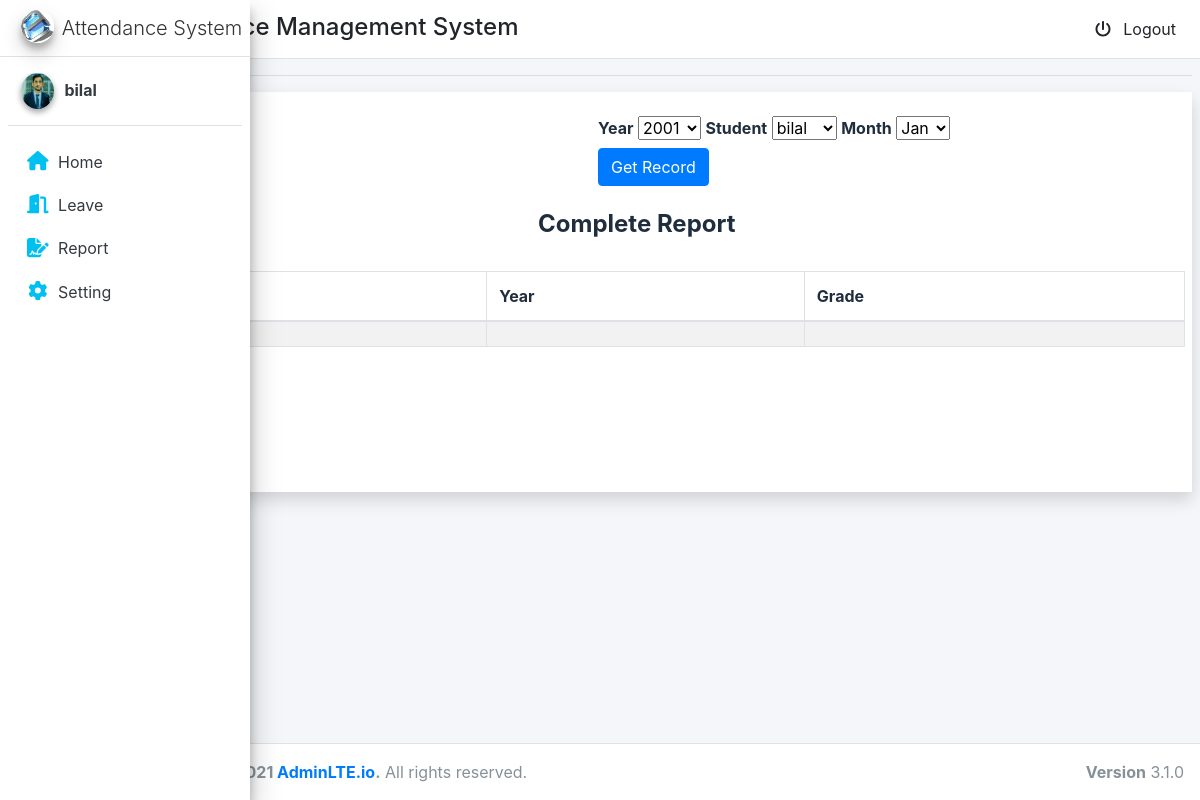
Screenshot of /adm/grade/ (signed in) with the database file from the repository.
### account/models.py (models this page shows, shortened)
class MyUser(AbstractUser):
    USER_TYPE_CHOICES = (
        (1, 'student'),
        (2, 'admin'),
    )
    email = models.EmailField(verbose_name='Email', max_length=60, unique=True)
    user_type = models.PositiveSmallIntegerField(choices=USER_TYPE_CHOICES,default='1')
    phone=models.IntegerField(blank=True,null=True)
    picture = models.ImageField(upload_to='static/image/profile_pic/', null=True,blank=True)
    USERNAME_FIELD = 'email'
    username=None
    REQUIRED_FIELDS = []
    objects = CustomUserManager()

### adm/views.py (the view, shortened to what this page needs)
# urls.py: path('grade/', views.grade, name='grade'),
def grade(request):
    year_list = [2000+i for i in range(1, 51)]
    month_dict = {
        'Jan': '01',
        'Feb': '02',
        'Mar': '03',
        'Apr': '04',
        'may': '05',
        'Jun': '06',
        'jul': '07',
        'Aug': '08',
        'Sep': '09',
        'Oct': '10',
        'Nov': '11',
        'Dec': '12',
    }
    student = MyUser.objects.all().filter(user_type=1)
    context = {
        'student': student,
        'year_': year_list,
        'month_': month_dict,
    }
    return render(request, 'grade.html', context)

### adm/templates/grade.html (shortened to what this page needs)
{% extends 'base.html' %}
{% load static %}
{% block content %}
<div class="container-fluid shadow bg-white ">
    <div class="content-panel" style="height:400px; overflow: auto;">
        <br>
        <form action="{% url 'grade' %}" method="POST">
            <div class="row justify-content-md-center">
                <div class="custom-search-form col-md-4">
                </div>
                <div class="col-md-5">
                    <label>Year</label>
                    <select name="year" class="form-select" aria-label="Default select ">
                        {% for i in year_ %}
                        <option value="{{i}}">{{i}}</option>
                        {% endfor %}
                    </select>
                    <label>Student</label>
                    <select name="stu" class="form-select" aria-label="Default select ">
                        {% for i in student %}
                        <option value="{{i.id}}">{{i.first_name}}</option>
                        {% endfor %}
                    </select>
                    <label>Month</label>
                    <select name="month" class="form-select" aria-label="Default select ">
                        {% for i,j in month_.items %}
                        <option value="{{j}}">{{i}}</option>
                        {% endfor %}
                    </select>
                    <a type="submit">
                        <button type="submit" id="report_button" class="btn btn-primary">Get Record</button></a>
                </div>
            </div>
        </form>
        <br>
        <h4 class="text-center"><strong>Complete Report</strong></h4><br>
        <table class="table table-striped table-advance table-hover monthly-sales-table table-bordered">
            <thead>
                <tr>
                    <th>Month</th>
                    <th>Year</th>
                    <th>Grade</th>
                </tr>
            </thead>
            <tbody class="daily-sales-tbody">
                <td>{{month}}</td>
                <td>{{year}}</td>
                <td>{{grade}}</td>
            </tbody>
        </table>
    </div>
</div>
{% endblock content %}

### templates/components/sidebar.html (shortened to what this page needs)
{% load cache %}
{% load static %}
<aside id="side_bar" class="main-sidebar sidebar-light-primary  elevation-4 ">
    <a href="" class="brand-link ">
        <img src="{% static 'image/ezi.jpg' %}" alt="AdminLTE Logo" class="brand-image img-circle elevation-3">
        <span class="brand-text font-weight-light text-center">Attendance System</span>
    </a>
    <div id="sidebarmenu">
        <div class="sidebar">
            <div class="user-panel mt-3 pb-3 mb-3 d-flex">
                <div class="image">
                    {% if request.user.picture %}
                    <img src="/{{request.user.picture}}" class="img-circle elevation-2" alt="Image">
                    {% else %}
                    <img src="{% static 'image/avatar3.png' %}" class="img-circle elevation-2" alt="Image">
                    {% endif %}
                </div>
                <div class="info">
                    <a href="" class="d-block"><strong>{{request.user.first_name}}</strong></a>
                </div>
            </div>
            <nav class="mt-2">
                <ul class="nav nav-pills nav-sidebar flex-column" data-widget="treeview" role="menu"
                    data-accordion="false">
                  {% if  request.user.user_type == 1 %}
                    <li class="nav-item">
                        <a href="{% url 'student_home' %}"
                            class="nav-link">
                            <i style="color: #00c0ef;" class="nav-icon fa fa-home"></i>
                            <p class="">
                                Home
                            </p>
                        </a>
                    </li>
                    <li class="nav-item">
                        <a href="{% url 'leave_table' %}" class="nav-link ">
                            <i style="color: #00c0ef;" class="nav-icon fas fa-door-open"></i>
                            <p>Leave </p>
                        </a>
                    </li>
                    <li class="nav-item">
                        <a href="{% url 'attendance_table' %}" class="nav-link ">
                            <i style="color: #00c0ef;" class="nav-icon fas fa-file-signature"></i>
                            <p>Report </p>
                        </a>
                    </li>
                    <li class="nav-item">
                        <a href="{% url 'update_profile' %}" class="nav-link ">
                            <i style="color: #00c0ef;" class="nav-icon fas fa-cog"></i>
                            <p>Setting</p>
                        </a>
                    </li>
                  {%endif %}
            </nav>
        </div>
    </div>
</aside>

### rows the page displays
MyUser: user.picture (picture), user.first_name "bilal"

### other values shown
form field year "2001"
form field stu "bilal"
form field month "Jan"
